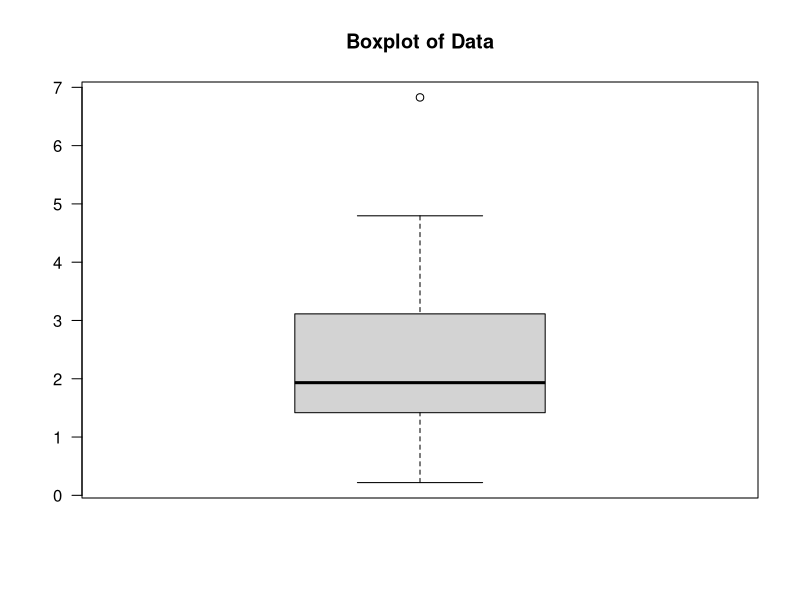
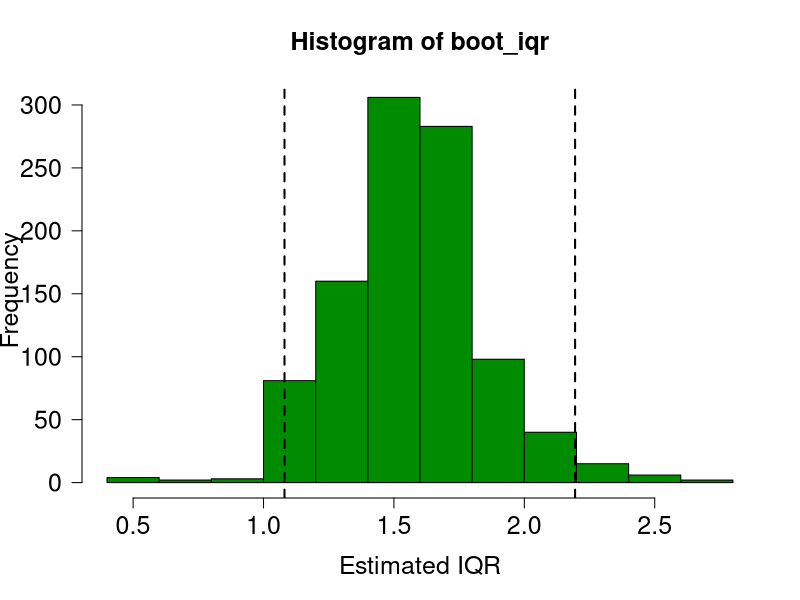
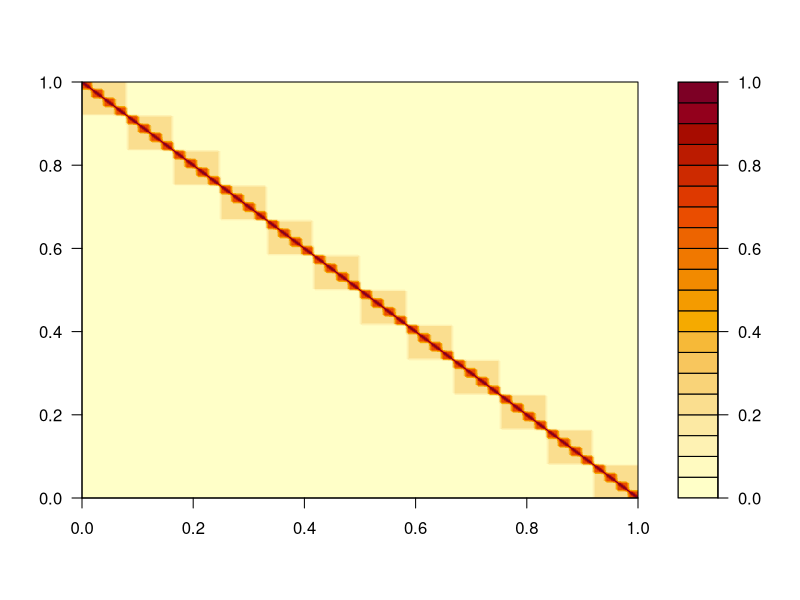
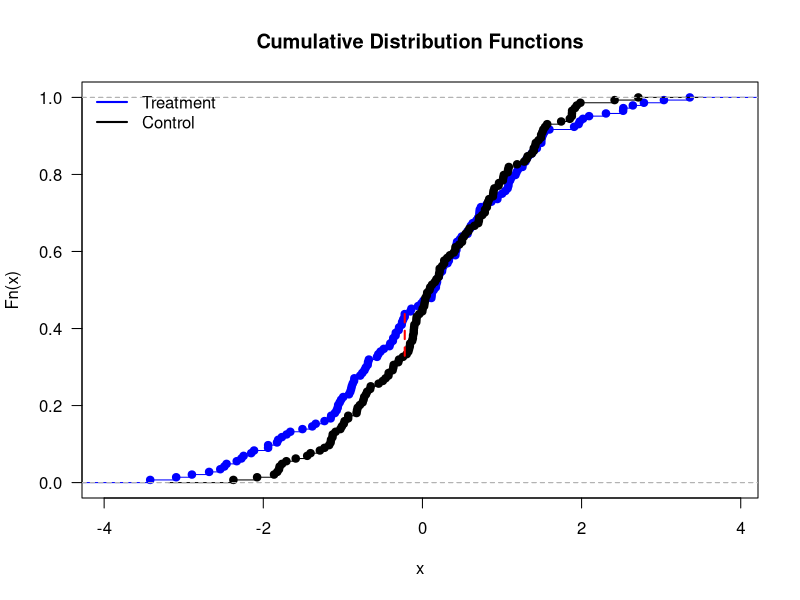

The R script that drew these images, in order: (Note: a time limit stopped this script after it produced the figures.)
## ---- chunk 1
knitr::opts_chunk$set(echo = TRUE)
## ---- chunk 2
n=50
x = rgamma(n,shape=3,rate=1)
boxplot(x, las=1, main='Boxplot of Data')
iqr_est = unname(diff(quantile(x, c(.25, .75))))
iqr_est
## ---- chunk 3
B = 1e3  ## Number of bootstrap samples
boot_samples = sample(x, n*B, replace=TRUE)  ## Sample with replacement
dim(boot_samples) = c(n, B) ## each column is a dataset
## ---- chunk 4
boot_iqr = apply(boot_samples, 2, function(b) unname(diff(quantile(b, c(.25, .75)))))
## ---- chunk 5
hist(boot_iqr, las=1, col='green4', xlab='Estimated IQR', 
     cex.axis=1.5, cex.lab=1.5, cex.main=1.5)

boot_q = quantile(boot_iqr, c(.025, .975))
abline(v=boot_q, lty='dashed', lwd=2)

boot_ci = sprintf('%3.1f (%3.1f, %3.1f)', iqr_est, boot_q[1], boot_q[2])
cat(boot_ci,'\n')
## ---- chunk 6
# Return a bootstrap 95% confidence interval for the
# q^th population quantile based on an iid sample.
quant_ci = function(y, q=0.5, n_boot=1000) {
    m = length(y)
    mat = sample(y, n_boot*m, replace=TRUE)
    dim(mat) = c(n_boot, m)
    f = function(x)quantile(x, q)
    v = apply(mat, 1, f)
    lcb = quantile(v, 0.025)
    ucb = quantile(v, 0.975)
    return(c(lcb, ucb))
}
## ---- chunk 7
## Settings 
nAn = 12 # anmimals
nLo = 4 # locations
nIm = 3 # images
rLo = .2 # correlation between locations
rIm = .7 # correlation between images

## Form the correlation matrix within an animal
R = matrix(rLo, nLo*nIm, nLo*nIm)
B = matrix(rIm, nIm, nIm)
for(i in 1:nLo){
    R[seq((i-1)*nIm+1,i*nIm),seq((i-1)*nIm+1,i*nIm)] = B
}
diag(R) = 1

## Here is a quick image to illustrate
R_all = as.matrix(Matrix::bdiag(lapply(1:nAn, function(x) R)))
filled.contour(R_all[144:1,])
#my_colors = colorRampPalette(c('white','red'),alpha=.5)(10)
#image(R_all[144:1,], col=my_colors, breaks=seq(0,1,.1), xaxt='n', yaxt='n')


## Introduce correlation by right multiplying by Cholesky 
## decomposition of correlation matrix.
chR = chol(R)
set.seed(103)
control = matrix(rnorm(nAn*nLo*nIm, 0, 1), nrow=nAn) %*% chR
treat   = matrix(rnorm(nAn*nLo*nIm, 0, 1.5), nrow=nAn) %*% chR

# Convert back to vector i.e. "long form" keeping 
# measurements from the same animal in blocks
control = as.vector(t(control))
treat = as.vector(t(treat))

# Compute the CDFs
F.t = ecdf(treat)
F.c = ecdf(control)

# Plot the CDFs
plot(F.t, col='blue', main='Cumulative Distribution Functions', las=1)
lines(F.c, col='black')
legend('topleft', legend=c('Treatment', 'Control'), 
       lty='solid', lwd=2, col=c('blue','black'), bty='n')

# Compute the test statistic and show as red-dashed line
z = c(treat,control)
z = z[order(z)]
delta = abs(F.t(z) - F.c(z))
x = z[which.max(delta)]
lines(c(x, x), c(F.t(x), F.c(x)), col='red', lty='dashed', lwd=2)

## Function to compute the KS statistic
ks_stat = function(x, y){
  # form unique points and order
  z = c(x, y)

  # compute ecdfs and differences
  max(abs(ecdf(x)(z) - ecdf(y)(z)))
}


## x and y here are vectors
## permute gives the number of permutations to do
permute_ks = function(x, y, block_size=FALSE){

  ## construct one block per column
  z = c(x,y)
  dim(z) = c(block_size, {length(x) + length(y)} / block_size)
  ## sample columns for group assignment
  ind = sample(1:ncol(z), length(x)/block_size, replace=FALSE)    
  x = z[,ind]; dim(x) = NULL
  y = z[,-ind]; dim(y) = NULL
  
  # compute stat for permuted columns
  ks_stat(x, y)
}

## ks_perm_test test the distribution of x versus y 
## by permuting group labels in blocks of the indicated size.
ks_perm_test = function(x, y, nperm=1e3, block_size=nLo*nIm){
  ks_stat = ks_stat(x, y)
  ks_perm = sapply(1:nperm, function(i){permute_ks(x, y, block_size=block_size)})
  1 - mean(ks_stat >= ks_perm)
}

ks_perm_test(treat, control)
## ---- chunk 8
mcrep = 1e3

results = vector(length=mcrep, mode='logical')
for(i in 1:mcrep){
  control = matrix(rnorm(nAn*nLo*nIm, 0, 1), nrow=nAn) %*% chR
  treat   = matrix(rnorm(nAn*nLo*nIm, 0, 1.5), nrow=nAn) %*% chR  
  results[i] = {ks_perm_test(treat, control) <= .05}
}

lcb = mean(results) - qnorm(.975)*.5/sqrt(mcrep)
ucb = mean(results) + qnorm(.975)*.5/sqrt(mcrep)

result_str = sprintf('Estimated power: %3.1f%% (%3.1f%%, %3.1f%%).\n',
        100*mean(results), 100*lcb, 100*ucb)
cat(result_str)
